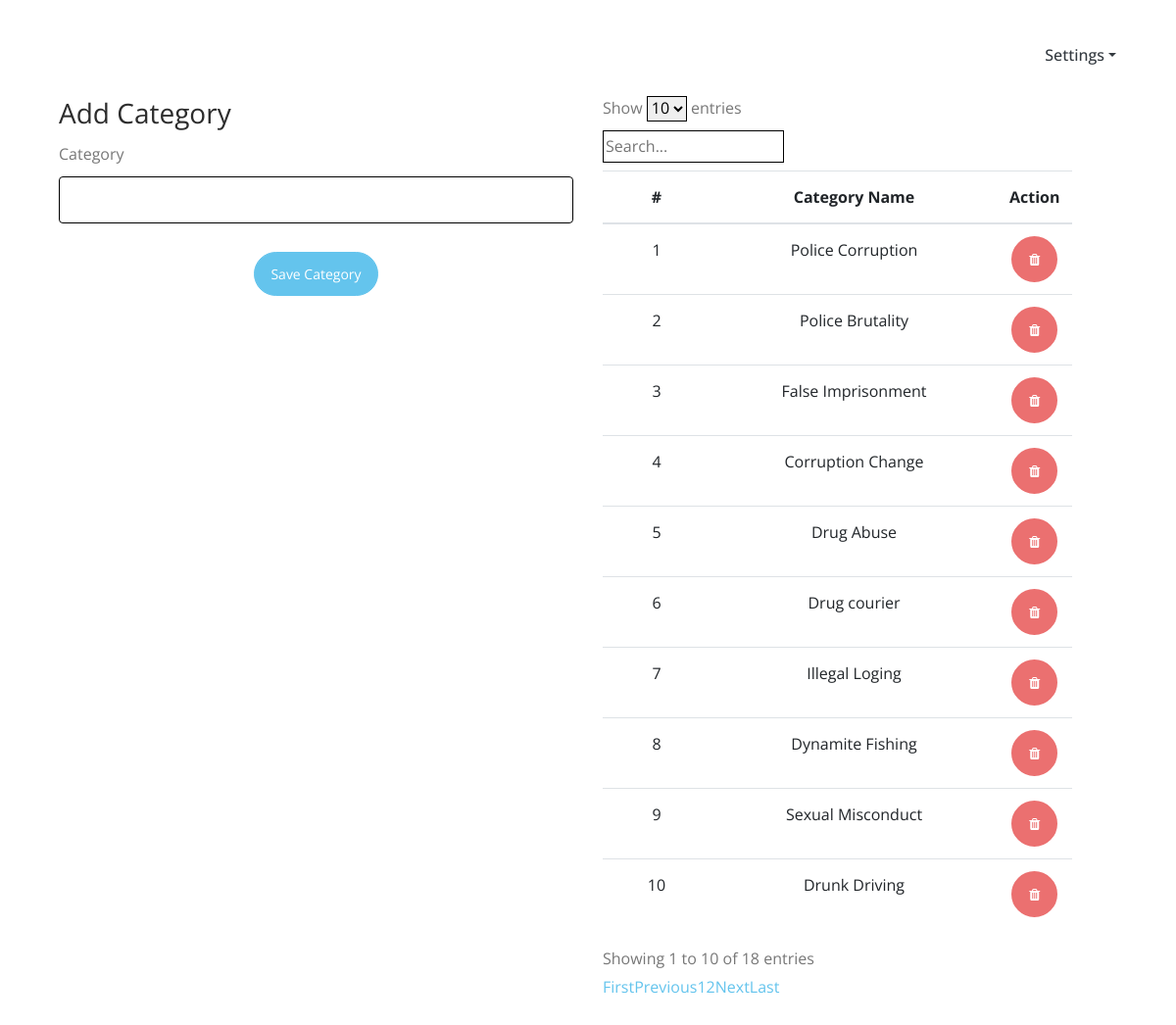
The app's page /erm/categories.php (signed in) with its own data.
### tables this page shows
CREATE TABLE `tbl_complain_categories` (
  `id` int(11) NOT NULL AUTO_INCREMENT,
  `complaint` varchar(255) DEFAULT NULL,
  PRIMARY KEY (`id`)
);

### erm/categories.php (the view, shortened to what this page needs)
<?php include '../includes/links.php'; ?>
<body>
    <div class="main-section">
    <?php include '../includes/nav.php'; ?>
    <section class="ftco-section ftco-section-2" id="javascriptsComponents">
        <div class="container">
            <div class="content">
                <div class="container-fluid">
                    <div class="row">
                        <div class="col-md-6">
                            <h3>Add Category</h3>
                            <form method="POST">
                                <div class="row">
                                    <div class="col-12">
                                        <label>Category</label>
                                        <input type="text" class="form-control" name="category" required style="text-transform: capitalize;">
                                    </div>
                                </div>
                                <br>
                                <center>
                                    <button type="submit" name="submit" class="btn btn-primary btn-round">
                                        Save Category
                                    </button>
                                </center>
                            </form>
                        </div>
                        <div class="col-md-6">
                            <div class="row">
                                <div class="col-md-12">
                                    <table class="table text-center table-responsive" style="width: 100%;">
                                        <thead>
                                            <tr>
                                                <th style="width: 30%;">#</th>
                                                <th style="width: 80%;">Category Name</th>
                                                <th style="width: 30%;">Action</th>
                                            </tr>
                                        </thead>
                                        <tbody>
                                            <?php
                                                $result = mysqli_query($conn, "SELECT * FROM tbl_complain_categories");
                                                $count= 1;
                                                foreach($result as $row) {
                                            ?>
                                                <tr>
                                                    <td>
                                                        <?php echo $count++ ?>
                                                    </td>
                                                    <td>
                                                        <?php echo $row['complaint'] ?>
                                                    </td>
                                                    <td class="td-actions">
                                                        <a href="../includes/query/delete_category.php?delete=<?php echo $row['id'] ?>" class="btn btn-danger btn-round text-white deletecategory">
                                                            <i class="fa fa-trash"></i>
                                                        </a>
                                                    </td>
                                                </tr>
                                            <?php } ?>
                                        </tbody>
                                    </table>
                                </div>
                            </div>
                        </div>
                    </div>
                </div>
            </div>
        </div>
    </section>
    </div>
</body>
<?php include '../includes/cores.php'; ?>

### public/includes/links.php (style rules this page uses)
input, select, textarea { border: 1px solid black!important; }

### records on screen
tbl_complain_categories: complaint "Police Corruption"
tbl_complain_categories: complaint "Police Brutality"
tbl_complain_categories: complaint "False Imprisonment"
tbl_complain_categories: complaint "Corruption Change"
tbl_complain_categories: complaint "Drug Abuse"
tbl_complain_categories: complaint "Drug courier"
tbl_complain_categories: complaint "Illegal Loging"
tbl_complain_categories: complaint "Dynamite Fishing"
tbl_complain_categories: complaint "Sexual Misconduct"
tbl_complain_categories: complaint "Drunk Driving"
